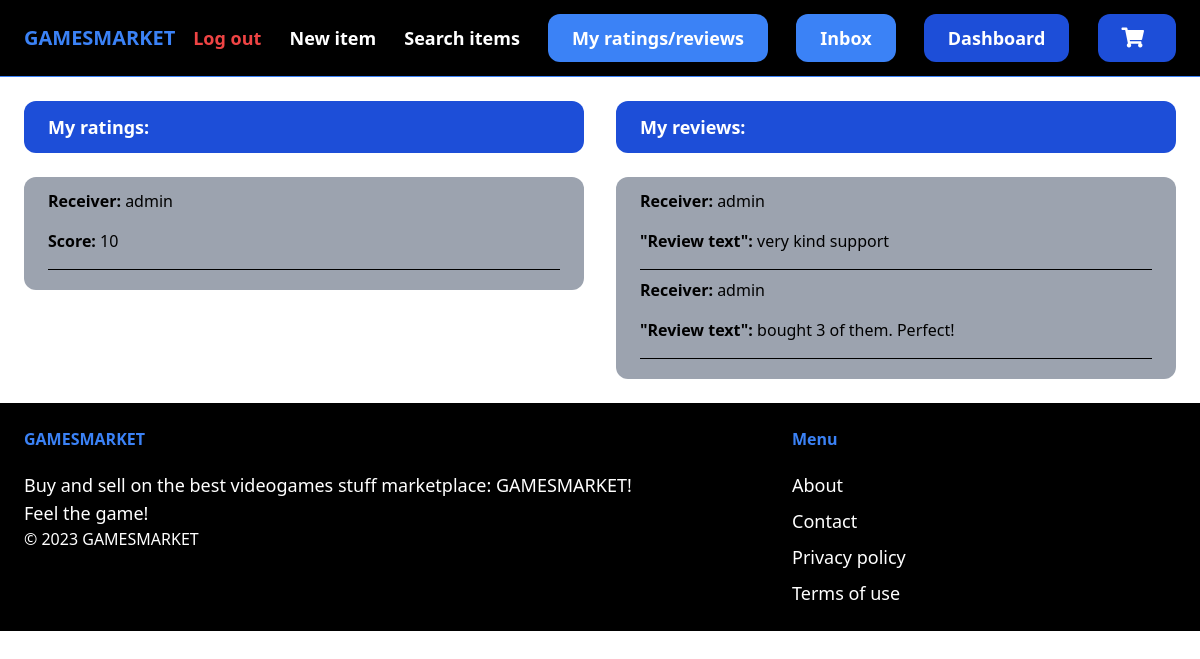
Screenshot of /ratingsANDreviews/myRatingsAndMyReviews/ (signed in) with the database file from the repository.
### ratingsANDreviews/models.py (models this page shows)
class Rating(models.Model):
    author = models.ForeignKey(User, on_delete=models.CASCADE, related_name='sentRatings')
    receiverId = models.ForeignKey(User, on_delete=models.CASCADE, related_name='receiverRatings')
    score = models.PositiveIntegerField()
    data = models.DateTimeField(auto_now_add=True)

class Review(models.Model):
    author = models.ForeignKey(User, on_delete=models.CASCADE, related_name='sentReviews')
    receiverId = models.ForeignKey(User, on_delete=models.CASCADE, related_name='receiverReviews')
    text = models.TextField()
    data = models.DateTimeField(auto_now_add=True)

### ratingsANDreviews/views.py (the view)
# urls.py: path('myRatingsAndMyReviews/', views.myRatingsAndMyReviews, name='myRatingsAndMyReviews'),
@login_required
def myRatingsAndMyReviews(request):
    ratings = Rating.objects.filter(author=request.user)
    reviews = Review.objects.filter(author=request.user)
    return render(request, 'ratingsANDreviews/myRatingsAndMyReviews.html', {'ratings': ratings, 'reviews': reviews})

### ratingsANDreviews/templates/ratingsANDreviews/myRatingsAndMyReviews.html (shortened to what this page needs)
{% extends 'core/base.html' %}
{% block content %}
<div class="flex justify-between">
  <div class="w-1/2 pr-4">
    <h1 class="px-6 py-3 mb-6 text-lg font-semibold bg-blue-700 text-white rounded-xl hover:bg-blue-900">My ratings:</h1>
    {% if ratings %}
      <ul class="px-6 py-3 bg-gray-400 rounded-xl">
        {% for rating in ratings %}
          <li>
            <div class="mb-4">
              <span class="font-semibold">Receiver:</span> {{ rating.receiverId.username }}
            </div>
            <div class="mb-4">
              <span class="font-semibold">Score:</span> {{ rating.score }}
            </div>
            <hr class="border-black mb-2">
          </li>
        {% endfor %}
      </ul>
    {% else %}
      <p>No ratings found.</p>
    {% endif %}
  </div>
  <div class="w-1/2 pl-4">
    <h1 class="px-6 py-3 mb-6 text-lg font-semibold bg-blue-700 text-white rounded-xl hover:bg-blue-900">My reviews:</h1>
    {% if reviews %}
      <ul class="px-6 py-3 bg-gray-400 rounded-xl">
        {% for review in reviews %}
          <li>
            <div class="mb-4">
              <span class="font-semibold">Receiver:</span> {{ review.receiverId.username }}
            </div>
            <div class="mb-4">
              <span class="font-semibold">"Review text":</span> {{ review.text }}
            </div>
            <hr class="border-black mb-2">
          </li>
        {% endfor %}
      </ul>
    {% else %}
      <p>No reviews found.</p>
    {% endif %}
  </div>
</div>
{% endblock %}

### rows the page displays
Rating: receiverId.username "admin", score "10"
Review: receiverId.username "admin", text "very kind support"
Review: receiverId.username "admin", text "bought 3 of them. Perfect!"
